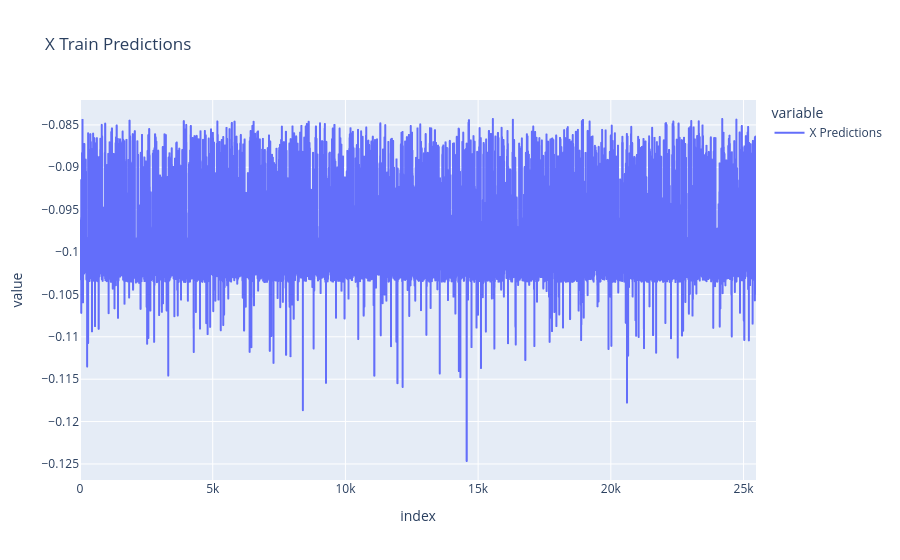
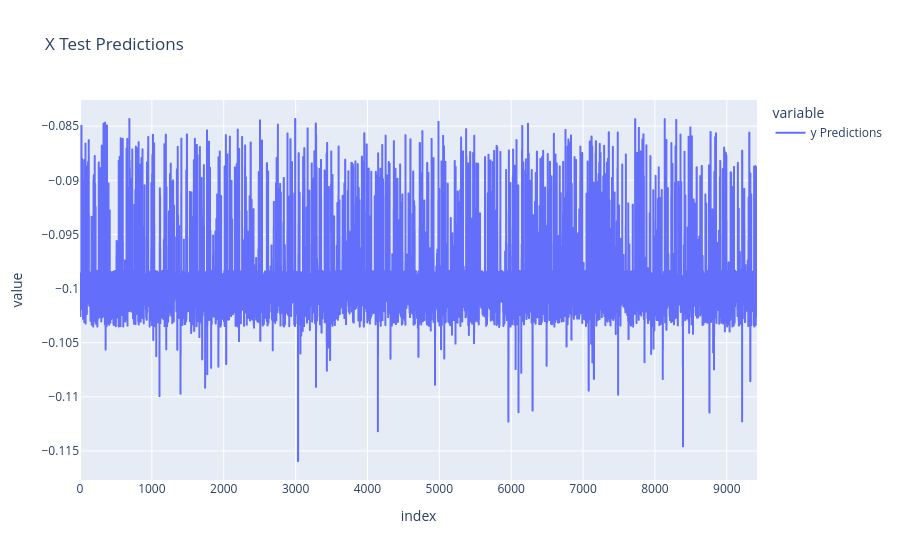

These figures' notebook cell, in order:
### Code cell
train_pred_plot.show()
test_pred_plot.show()

### Figure 1 — Plotly figure (JSON) as saved in the notebook; plotly's stock layout.template omitted (floating-point values rounded to 4 significant figures; data arrays with more than 128 entries replaced by an {"elided": "..."} marker saying what was removed)
{"data": [{"hovertemplate": "variable=X Predictions<br>index=%{x}<br>value=%{y}<extra></extra>", "legendgroup": "X Predictions", "line": {"color": "#636efa", "dash": "solid"}, "marker": {"symbol": "circle"}, "mode": "lines", "name": "X Predictions", "showlegend": true, "type": "scattergl", "x": {"elided": "25470 int values"}, "xaxis": "x", "y": {"elided": "25470 float values"}, "yaxis": "y"}], "layout": {"autosize": true, "legend": {"title": {"text": "variable"}, "tracegroupgap": 0}, "title": {"text": "X Train Predictions"}, "xaxis": {"anchor": "y", "autorange": true, "domain": [0, 1], "range": [0, 25469], "title": {"text": "index"}, "type": "linear"}, "yaxis": {"anchor": "x", "autorange": true, "domain": [0, 1], "range": [-0.1269, -0.08206], "title": {"text": "value"}, "type": "linear"}}}

### Figure 2 — Plotly figure (JSON) as saved in the notebook; plotly's stock layout.template omitted (floating-point values rounded to 4 significant figures; data arrays with more than 128 entries replaced by an {"elided": "..."} marker saying what was removed)
{"data": [{"hovertemplate": "variable=y Predictions<br>index=%{x}<br>value=%{y}<extra></extra>", "legendgroup": "y Predictions", "line": {"color": "#636efa", "dash": "solid"}, "marker": {"symbol": "circle"}, "mode": "lines", "name": "y Predictions", "showlegend": true, "type": "scattergl", "x": {"elided": "9421 int values"}, "xaxis": "x", "y": {"elided": "9421 float values"}, "yaxis": "y"}], "layout": {"autosize": true, "legend": {"title": {"text": "variable"}, "tracegroupgap": 0}, "title": {"text": "X Test Predictions"}, "xaxis": {"anchor": "y", "autorange": true, "domain": [0, 1], "range": [0, 9420], "title": {"text": "index"}, "type": "linear"}, "yaxis": {"anchor": "x", "autorange": true, "domain": [0, 1], "range": [-0.1177, -0.08258], "title": {"text": "value"}, "type": "linear"}}}
